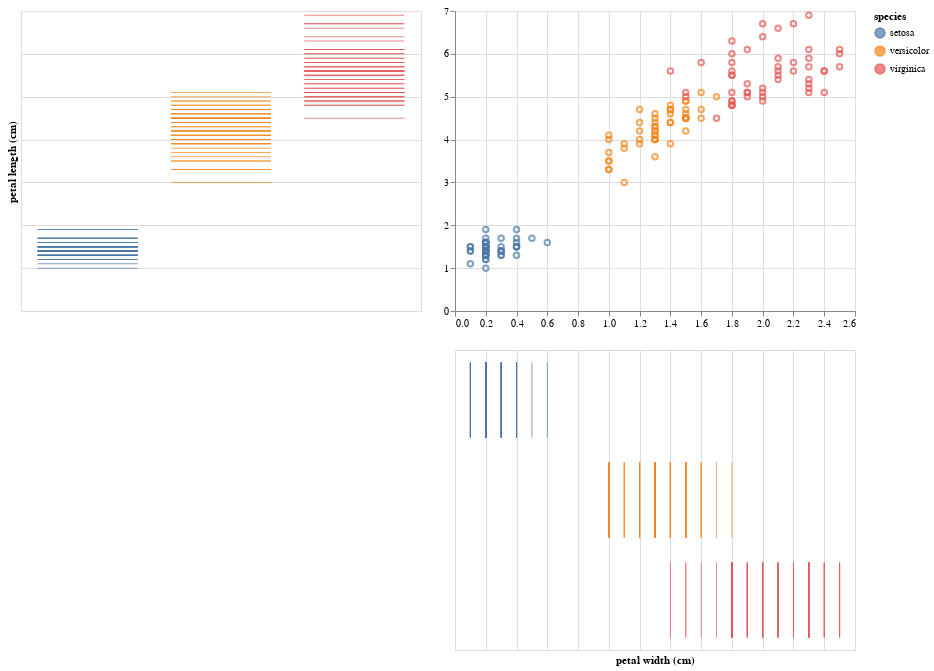

Notebook code cell kept with this figure:
### Code cell
brush = alt.selection(type='interval')

tick_axis = alt.Axis(labels=False, domain=False, ticks=False)
tick_axis_notitle = alt.Axis(labels=False, domain=False, ticks=False, title='')

points = alt.Chart(df_fisher_iris).mark_point().encode(
    x=alt.X('petal width (cm)', axis=alt.Axis(title='')),
    y=alt.Y('petal length (cm)', axis=alt.Axis(title='')),
    color=alt.condition(brush, 'species', alt.value('grey'))
).add_selection(
    brush
)

x_ticks = alt.Chart(df_fisher_iris).mark_tick().encode(
    alt.X('petal width (cm)', axis=tick_axis),
    alt.Y('species', axis=tick_axis_notitle),
    color=alt.condition(brush, 'species', alt.value('lightgrey'))
).add_selection(
    brush
)

y_ticks = alt.Chart(df_fisher_iris).mark_tick().encode(
    alt.X('species', axis=tick_axis_notitle),
    alt.Y('petal length (cm)', axis=tick_axis),
    color=alt.condition(brush, 'species', alt.value('lightgrey'))
).add_selection(
    brush
)

y_ticks | (points & x_ticks)

### Figure 1 — Vega-Lite specification as saved in the notebook (floating-point values rounded to 4 significant figures; data arrays with more than 128 entries replaced by an {"elided": "..."} marker saying what was removed)
{"$schema": "https://vega.github.io/schema/vega-lite/v2.4.3.json", "config": {"view": {"height": 300, "width": 400}}, "hconcat": [{"data": {"values": {"elided": "150 records"}}, "encoding": {"color": {"condition": {"field": "species", "selection": "selector011", "type": "nominal"}, "value": "lightgrey"}, "x": {"axis": {"domain": false, "labels": false, "ticks": false, "title": ""}, "field": "species", "type": "nominal"}, "y": {"axis": {"domain": false, "labels": false, "ticks": false}, "field": "petal length (cm)", "type": "quantitative"}}, "mark": "tick", "selection": {"selector011": {"encodings": ["x", "y"], "mark": {"fill": "#333", "fillOpacity": 0.125, "stroke": "white"}, "on": "[mousedown, window:mouseup] > window:mousemove!", "resolve": "global", "translate": "[mousedown, window:mouseup] > window:mousemove!", "type": "interval", "zoom": "wheel!"}}}, {"vconcat": [{"data": {"values": {"elided": "150 records"}}, "encoding": {"color": {"condition": {"field": "species", "selection": "selector011", "type": "nominal"}, "value": "grey"}, "x": {"axis": {"title": ""}, "field": "petal width (cm)", "type": "quantitative"}, "y": {"axis": {"title": ""}, "field": "petal length (cm)", "type": "quantitative"}}, "mark": "point", "selection": {"selector011": {"encodings": ["x", "y"], "mark": {"fill": "#333", "fillOpacity": 0.125, "stroke": "white"}, "on": "[mousedown, window:mouseup] > window:mousemove!", "resolve": "global", "translate": "[mousedown, window:mouseup] > window:mousemove!", "type": "interval", "zoom": "wheel!"}}}, {"data": {"values": {"elided": "150 records"}}, "encoding": {"color": {"condition": {"field": "species", "selection": "selector011", "type": "nominal"}, "value": "lightgrey"}, "x": {"axis": {"domain": false, "labels": false, "ticks": false}, "field": "petal width (cm)", "type": "quantitative"}, "y": {"axis": {"domain": false, "labels": false, "ticks": false, "title": ""}, "field": "species", "type": "nominal"}}, "mark": "tick", "selection": {"selector011": {"encodings": ["x", "y"], "mark": {"fill": "#333", "fillOpacity": 0.125, "stroke": "white"}, "on": "[mousedown, window:mouseup] > window:mousemove!", "resolve": "global", "translate": "[mousedown, window:mouseup] > window:mousemove!", "type": "interval", "zoom": "wheel!"}}}]}]}
